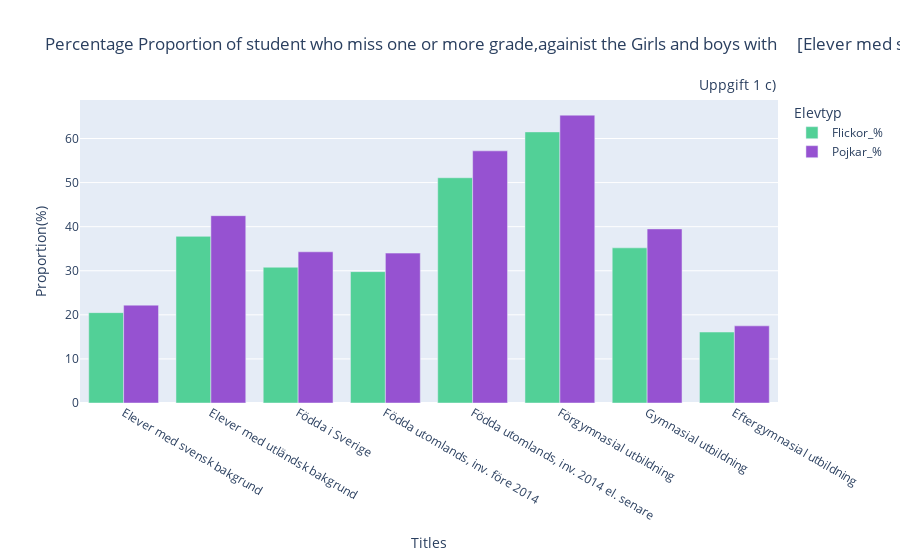

This figure's notebook cell:
### Code cell
import plotly.express as px

colour1 = {"Flickor_%":"#52D097", "Pojkar_%":"#9652D1"} #sätter färg till specifik variabel
fig =px.bar(
    df.reset_index(),
    x="Titles",
    y=["Flickor_%", "Pojkar_%"],
    barmode="group",
    title="Percentage Proportion of student who miss one or more grade,againist the Girls and boys with  \n\n [Elever med svensk bakgrund vs Elever med utländsk bakgrund] , [Födda i Sverige vs Födda utomlands, inv. före 2014 vs Födda utomlands, inv. 2014 el. senare] , [Förgymnasial utbildning vs Gymnasial utbildning vs Eftergymnasial utbildning ]",
    labels={"value": "Proportion(%)", "variable": "Elevtyp"},
    color_discrete_map =colour1 
    
)

fig.update_layout(
    annotations=[
        dict(
            x=1,
            y=1.09,
            xref="paper",
            yref="paper",
            text="Uppgift 1 c)",
            showarrow=False,
            font=dict(size=14)
        )
    ]
)

fig.show()

### Figure 1 — Plotly figure (JSON) as saved in the notebook; plotly's stock layout.template omitted (floating-point values rounded to 4 significant figures)
{"data": [{"alignmentgroup": "True", "hovertemplate": "Elevtyp=Flickor_%<br>Titles=%{x}<br>Proportion(%)=%{y}<extra></extra>", "legendgroup": "Flickor_%", "marker": {"color": "#52D097", "pattern": {"shape": ""}}, "name": "Flickor_%", "offsetgroup": "Flickor_%", "orientation": "v", "showlegend": true, "textposition": "auto", "type": "bar", "x": ["Elever med svensk bakgrund", "Elever med utländsk bakgrund", "Födda i Sverige", "Födda utomlands, inv. före 2014", "Födda utomlands, inv. 2014 el. senare", "Förgymnasial utbildning", "Gymnasial utbildning", "Eftergymnasial utbildning"], "xaxis": "x", "y": [20.5, 37.8, 30.8, 29.8, 51.1, 61.5, 35.2, 16.1], "yaxis": "y"}, {"alignmentgroup": "True", "hovertemplate": "Elevtyp=Pojkar_%<br>Titles=%{x}<br>Proportion(%)=%{y}<extra></extra>", "legendgroup": "Pojkar_%", "marker": {"color": "#9652D1", "pattern": {"shape": ""}}, "name": "Pojkar_%", "offsetgroup": "Pojkar_%", "orientation": "v", "showlegend": true, "textposition": "auto", "type": "bar", "x": ["Elever med svensk bakgrund", "Elever med utländsk bakgrund", "Födda i Sverige", "Födda utomlands, inv. före 2014", "Födda utomlands, inv. 2014 el. senare", "Förgymnasial utbildning", "Gymnasial utbildning", "Eftergymnasial utbildning"], "xaxis": "x", "y": [22.2, 42.5, 34.3, 34, 57.2, 65.3, 39.5, 17.5], "yaxis": "y"}], "layout": {"annotations": [{"font": {"size": 14}, "showarrow": false, "text": "Uppgift 1 c)", "x": 1, "xref": "paper", "y": 1.09, "yref": "paper"}], "barmode": "group", "legend": {"title": {"text": "Elevtyp"}, "tracegroupgap": 0}, "title": {"text": "Percentage Proportion of student who miss one or more grade,againist the Girls and boys with  \n\n [Elever med svensk bakgrund vs Elever med utländsk bakgrund] , [Födda i Sverige vs Födda utomlands, inv. före 2014 vs Födda utomlands, inv. 2014 el. senare] , [Förgymnasial utbildning vs Gymnasial utbildning vs Eftergymnasial utbildning ]"}, "xaxis": {"anchor": "y", "domain": [0, 1], "title": {"text": "Titles"}}, "yaxis": {"anchor": "x", "domain": [0, 1], "title": {"text": "Proportion(%)"}}}}
